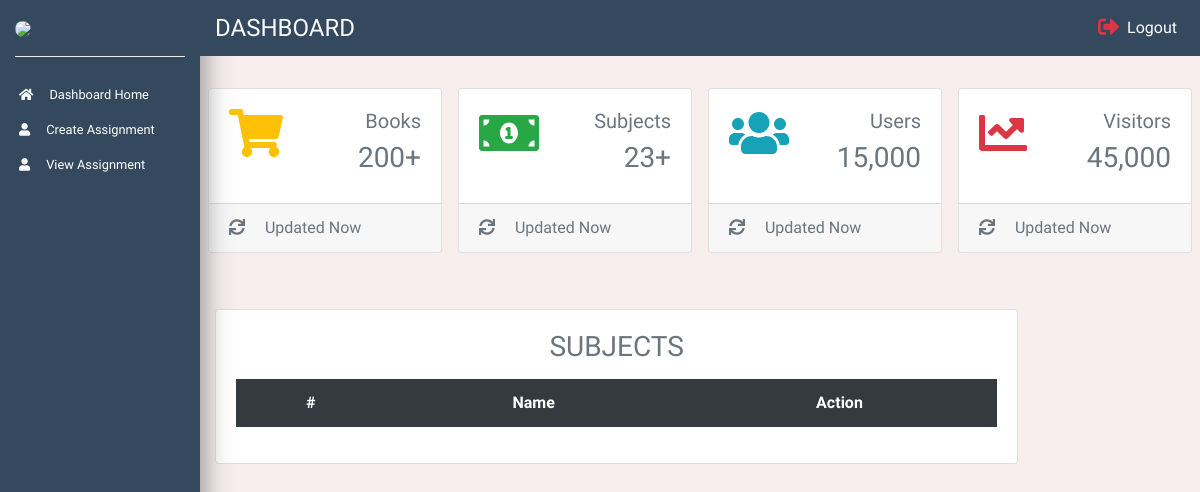
The app's page /createAssignment, older data.
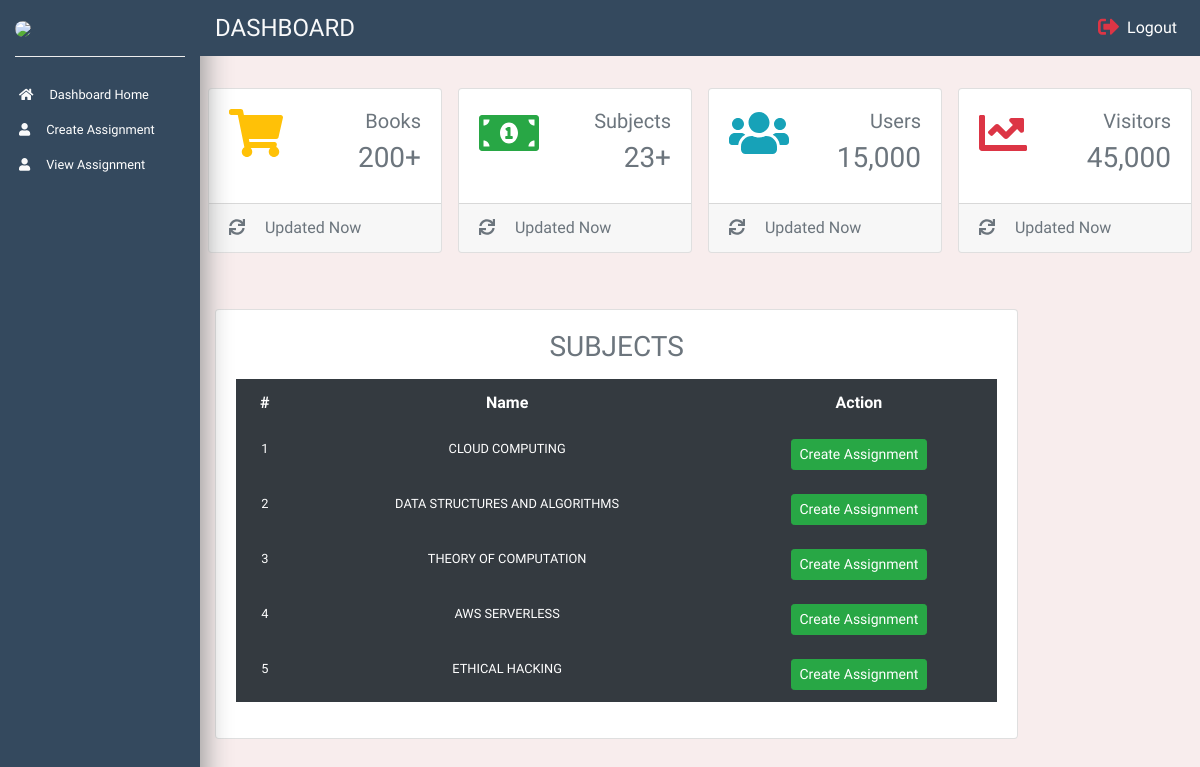
The same page, newer data.
### main_app/models.py (models this page shows, shortened)
class subject(models.Model):
    id = models.AutoField(primary_key=True)
    name = models.CharField(max_length=100)

### main_app/views.py (the view)
# urls.py: path('createAssignment',views.createAssignmentView),
def createAssignmentView(request):
    data = subject.objects.all()
    return render(request,'assignments.html',{'createAssignment':True,'data':data})

### templates/assignments.html (shortened to what the changed rows need)
<!doctype html> {% load static %}
<html lang="en">
<head>
    <link rel="stylesheet" href="https://stackpath.bootstrapcdn.com/bootstrap/4.1.1/css/bootstrap.min.css">
    <link rel="stylesheet" href="{% static 'css/style_dash.css' %}">
</head>
<body>
     {% if createAssignment %}
    <section>
        <div class="container-fluid">
            <div class="row mb-5">
                <div class="col-xl-10 col-lg-9 col-md-8 ml-auto">
                    <div class="row">
                        <div class="col-xl-10 col-12 mb-4 mb-xl-0">
                            <div class="card card-common">
                                <div class="card-body  card-table">
                                    <table class="table bg-dark table-borderless table-responsive-sm bg-light text-center ">
                                        <thead>
                                            <tr class="text-muted text-white">
                                                <th class="text-white">#</th>
                                                <th class="text-center text-white">Name</th>
                                                <th class="text-white">
                                                    Action
                                                </th>
                                            </tr>
                                        </thead>
                                        <tbody>
                                            {% for i in data %}
                                            <tr>
                                                <th class="text-white small">{{forloop.counter}}</th>
                                                <td class="text-white text-uppercase small">{{i.name}}</td>
                                                <td>
                                                    <div class="align-items-center">
                                                        <a href="subject/{{i.id}}/createAssignment" type="button" data-toggle="modal" data-target="#formModal" class="btn btn-success btn-sm text-center">Create Assignment</a>
                                                    </div>
                                                </td>
                                            </tr>
                                            {% endfor %}
                                        </tbody>
                                    </table>
                                </div>
                            </div>
                        </div>
                    </div>
                </div>
            </div>
        </div>
    </section>
    {% endif %}
</body>
</html>

Row changes from the older to the newer data that the page shows:
added subject: name "CLOUD COMPUTING"
added subject: name "DATA STRUCTURES AND ALGORITHMS"
added subject: name "THEORY OF COMPUTATION"
added subject: name "AWS SERVERLESS"
added subject: name "ETHICAL HACKING"
